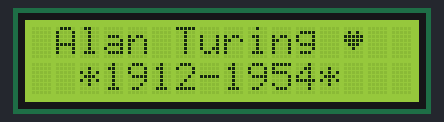
A sketch run on a simulated Arduino Uno, built with avr-gcc and run on an emulated ATmega328P. Parts: 16×2 character LCD.

Above: at 0.1 s.
At 6.1 s:
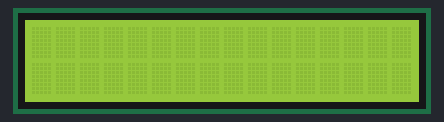

Measured:
- what the display in image 1 shows lasts 1.0 s, from 6.1 s to 7.1 s

The sketch:

hello.ino
```cpp
#include <LiquidCrystal.h> // Include the LiquidCrystal library

//definindo os números dos pinos como
LiquidCrystal lcd(12, 13, 7, 6, 5, 4); // Pinagem do LCD

// Definindo os caracteres que formam um coração
byte heart[8] = {
  B00000,
  B01010,
  B11111,
  B11111,
  B01110,
  B00100,
  B00000,
  B00000
};

void setup() {
  //Configurando o número de colunas e linhas do LCD
  lcd.begin(16, 2);

  //Crie o caractere personalizado para o símbolo do coração
  lcd.createChar(0, heart);
}

void loop() {
  // Imprima "Alan Turing !" e o símbolo do coração na primeira linha do LCD
  lcd.setCursor(0, 0);
  lcd.print(" Alan Turing ");
  lcd.write(byte(0));
  lcd.setCursor(2, 1);      // 2 = 2 colunas para a direita. 1 = Segunda linha
  lcd.print("*1912-1954*");
  delay(5000);

  // // Espera 1 segundo
  delay(1000);

  // Limpando a tela do LCD
  lcd.clear();

  // Aguarde mais 1 segundo
  delay(1000);
}
```
